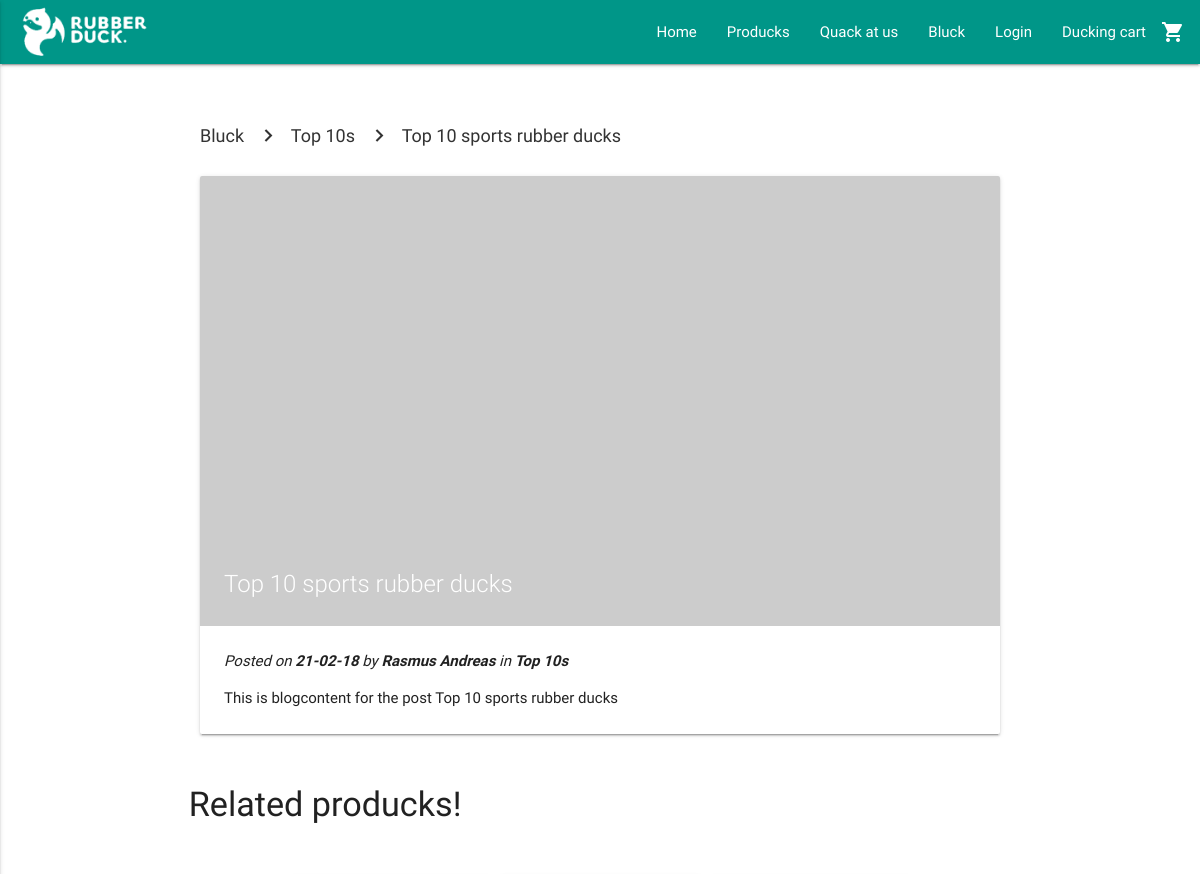
Page /view/post.php?post=2 (upper part) on the earlier database version.
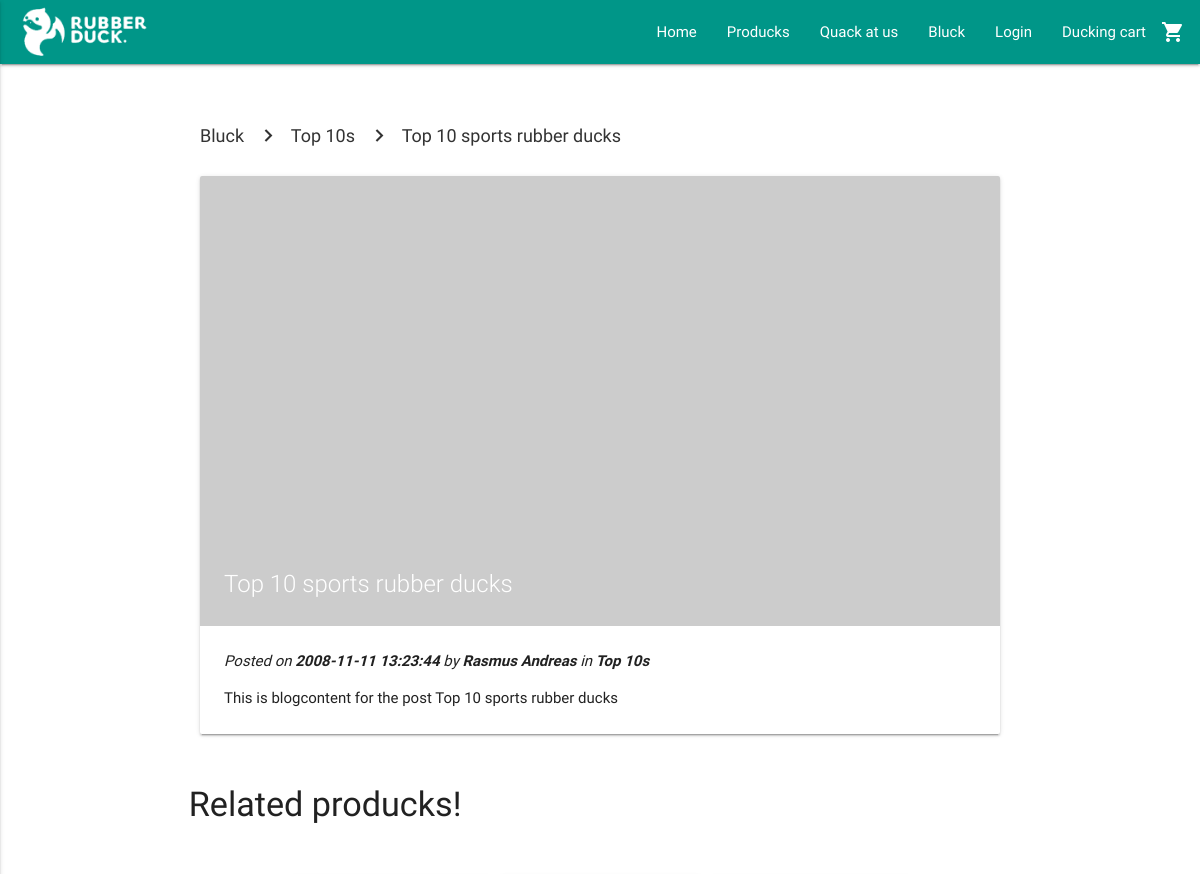
Same page on the later database version.
### tables this page shows
CREATE TABLE BlogPost (
  BlogPostID int AUTO_INCREMENT NOT NULL PRIMARY KEY,
  Titel varchar(255) NOT NULL,
  SeoTitel varchar(255) NULL,
  MetaDescription varchar(255) NULL,
  BlogContent varchar(255) NOT NULL,
  BlogDate TIMESTAMP NOT NULL,
  UserEmail varchar(255) NOT NULL,  
  BlogCategoryID int(20) NOT NULL,  
  RelatedProducts int NULL  
);

### model/blogDAO.php (called while the page is built, shortened)
<?php
require_once('../includes/connection.php');
function getPost($blogID) {
  global $connection;
  $query = "SELECT * FROM BlogPost WHERE `BlogPostID` = $blogID";
  $result = mysqli_query($connection, $query);
  $row = mysqli_fetch_assoc($result);
  return $row;
}
function getBlogCategory($id) {
  global $connection;
  $prodCatResult = mysqli_query($connection, "SELECT * FROM `BlogCategory` WHERE BlogCategoryID = $id");
  $row = mysqli_fetch_assoc($prodCatResult);
  return $row;
}
function getAuthor($authorEmail) {
  global $connection;
  $query = "SELECT * FROM `User` WHERE UserEmail = '{$authorEmail}'";
  $result = mysqli_query($connection, $query);
  $row = mysqli_fetch_assoc($result);
  return $row;
}
?>

### model/productDAO.php (called while the page is built, shortened)
<?php
require_once("../includes/connection.php");
function getRelatedProducts($productCat) {
  global $connection;
  $query = "SELECT * FROM Product WHERE ProductCategoryID = $productCat AND ProductStatus = 1 LIMIT 5";
  $result = mysqli_query($connection, $query);
  return $result;
}

### view/post.php (the view, shortened to what this page needs)
<?php require_once('../includes/header.php');
require_once("../model/blogDAO.php");
require_once("../model/productDAO.php");
$post = $_GET["post"];
$postData = getPost($post);
$related = getRelatedProducts($postData["RelatedProducts"]);
$breadcrumbCat = getBlogCategory($postData["BlogCategoryID"]);
$author = getAuthor($postData["UserEmail"]);
?>
  <div class="container post-container">
      <nav class="breadcrumb-nav">
        <div class="nav-wrapper">
          <div class="col s12">
            <a href="blog.php" class="breadcrumb">Bluck</a>
            <a href="blog.php?cat=<?php echo $postData["BlogCategoryID"]; ?>" class="breadcrumb"><?php echo $breadcrumbCat["CategoryName"]; ?></a>
            <a href="#!" class="breadcrumb"><?php echo $postData["Titel"]; ?></a>
          </div>
        </div>
      </nav>
      <div class="row">
        <div class="col s12">
          <div class="card">
            <div class="card-image">
              <img src="http://via.placeholder.com/1920x1080">
              <span class="card-title"><?php echo $postData["Titel"]; ?></span>
            </div>
            <div class="card-content">
              <i>Posted on <b><?php echo $postData["BlogDate"]; ?></b> by <b><?php echo $author["FirstName"]; ?></b> in <b><?php echo $breadcrumbCat["CategoryName"]; ?></b></i>
              <p><?php echo $postData["BlogContent"]; ?></p>
            </div>
          </div>
        </div>
      </div>
      <div class="row">
        <?php if(isset($postData["RelatedProducts"])) { ?>
          <div class="carousel product-slider">
      			<h4>Related producks!</h4>
            <?php
              while($row = mysqli_fetch_array($related)) {
                ?>
                  <a class='carousel-item' href='product.php?item=<?php echo $row["ItemNumber"]; ?>'>
                  </a>
                <?php
              }
            ?>
          </div>
        <?php } ?>
      </div>
  </div>
<?php require_once('../includes/footer.php') ?>

Differences in the rows shown:
changed blogpost "Top 10 sports rubber ducks": BlogDate "21-02-18" → "2008-11-11 13:23:44"
